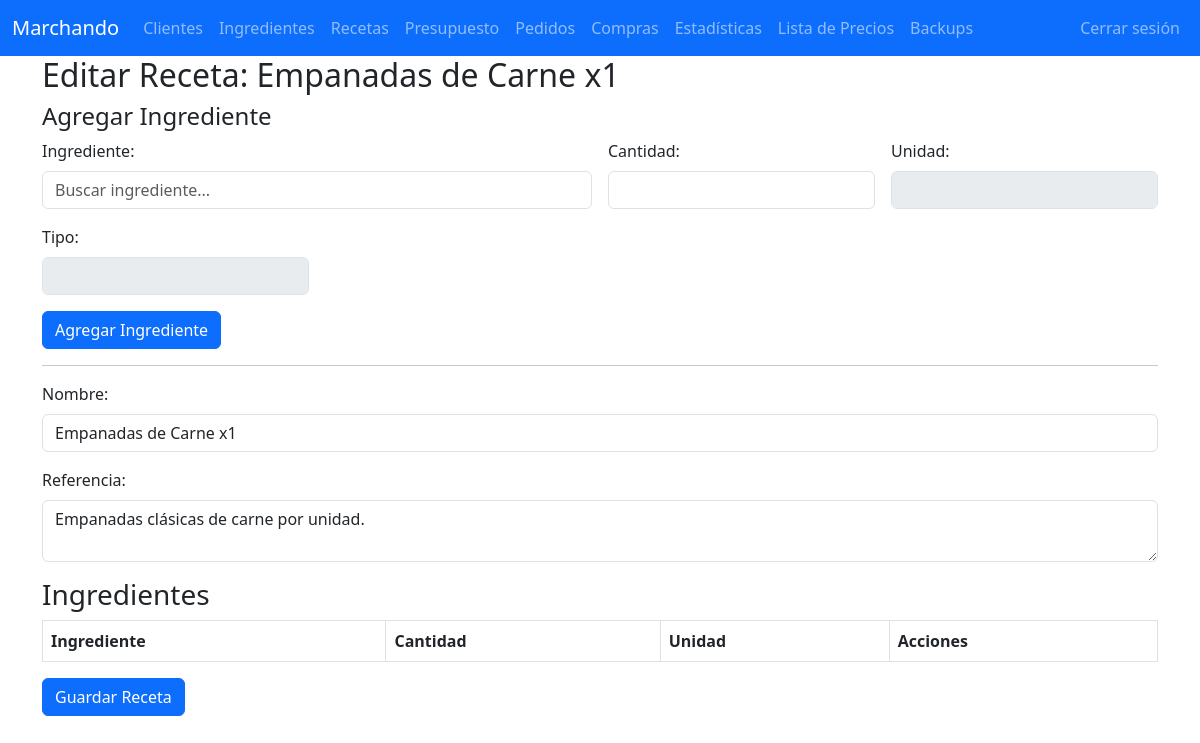
Page /modificar_receta/3 (signed in) on the earlier database version.
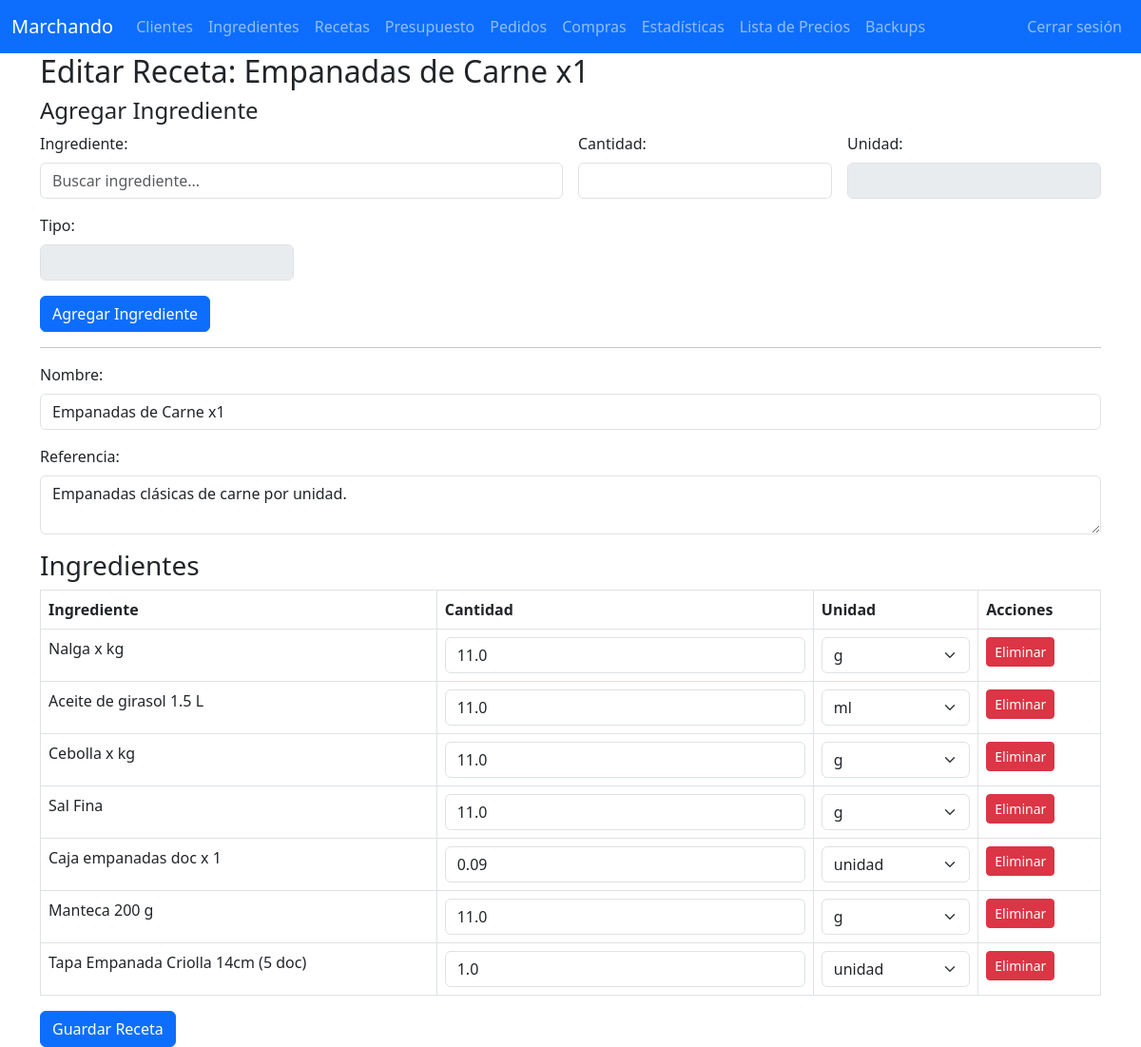
Same page on the later database version.
### tables this page shows
CREATE TABLE receta_ingredientes (
    id INTEGER PRIMARY KEY AUTOINCREMENT,
    receta_id INTEGER NOT NULL,
    ingrediente_id INTEGER NOT NULL,
    tipo TEXT,
    cantidad REAL NOT NULL,
    unidad TEXT NOT NULL,
    costo_unitario REAL,
    costo_total REAL,
    FOREIGN KEY (receta_id) REFERENCES recetas(id),
    FOREIGN KEY (ingrediente_id) REFERENCES ingredientes(id),
    UNIQUE(receta_id, ingrediente_id)
);

CREATE TABLE ingredientes (
    id INTEGER PRIMARY KEY AUTOINCREMENT,
    producto TEXT NOT NULL,
    tipo TEXT,
    referencia TEXT,
    cantidad TEXT,
    unidad TEXT,
    costo_total REAL,
    costo_unitario REAL,
    ultima_actualizacion TEXT, codigo_barra,
    UNIQUE(producto)
);

### app.py (the view)
@app.route('/modificar_receta/<int:id>', methods=['GET'])
@login_required
def modificar_receta(id):
    with get_conn() as conn:
        receta = conn.execute('SELECT * FROM recetas WHERE id = ?', (id,)).fetchone()
        ingredientes_receta = conn.execute('''
            SELECT ri.id as ri_id, i.id as ingrediente_id, i.producto, ri.cantidad, ri.unidad
            FROM receta_ingredientes ri
            JOIN ingredientes i ON ri.ingrediente_id = i.id
            WHERE receta_id = ?
        ''', (id,)).fetchall()
    return render_template('editar_receta.html', receta=receta, ingredientes=ingredientes_receta)

### app.py (called while the page is built)
def login_required(f):
    @wraps(f)
    def decorated_function(*args, **kwargs):
        if not session.get('logged_in'): # PRUEBAS LOCALES
            return redirect(url_for('login', next=request.path))
        return f(*args, **kwargs)
    return decorated_function

def get_conn():
    conn = sqlite3.connect(DB_NAME)
    conn.row_factory = sqlite3.Row
    return conn

### templates/editar_receta.html (shortened to what this page needs)
{% extends "base.html" %}
{% block content %}
<h2>Editar Receta: {{ receta.nombre }}</h2>
<h4>Agregar Ingrediente</h4>
<form method="POST" action="{{ url_for('agregar_ingrediente_receta', receta_id=receta.id) }}" class="row g-3">
  <div class="col-md-6">
    <label class="form-label">Ingrediente:</label>
    <input type="text" id="buscador" class="form-control" placeholder="Buscar ingrediente..." autocomplete="off">
  </div>
  <div class="col-md-3">
    <label class="form-label">Cantidad:</label>
    <input type="number" step="0.01" name="cantidad" class="form-control" required>
  </div>
  <div class="col-md-3">
    <label class="form-label">Unidad:</label>
    <input type="text" id="unidad_mostrada" class="form-control" disabled>
  </div>
  <div class="col-md-3">
    <label class="form-label">Tipo:</label>
    <input type="text" id="tipo_mostrado" class="form-control" disabled>
  </div>
  <div class="col-12">
    <button type="submit" class="btn btn-primary">Agregar Ingrediente</button>
  </div>
</form>
<hr>
<form method="POST" action="{{ url_for('actualizar_receta', id=receta.id) }}">
  <div class="mb-3">
    <label for="nombre" class="form-label">Nombre:</label>
    <input type="text" class="form-control" id="nombre" name="nombre" value="{{ receta.nombre }}" required>
  </div>
  <div class="mb-3">
    <label for="referencia" class="form-label">Referencia:</label>
    <textarea class="form-control" id="referencia" name="referencia">{{ receta.referencia }}</textarea>
  </div>
  <h3>Ingredientes</h3>
  <table class="table table-bordered">
    <thead>
      <tr>
        <th>Ingrediente</th>
        <th>Cantidad</th>
        <th>Unidad</th>
        <th>Acciones</th>
      </tr>
    </thead>
    <tbody>
      {% for i in ingredientes %}
      <tr>
        <td>{{ i.producto }}</td>
        <td>
          <input type="number" step="0.01" name="cantidad_{{ i.ri_id }}" value="{{ i.cantidad }}" class="form-control" required>
        </td>
        <td>
          <select name="unidad_{{ i.ri_id }}" class="form-select">
            <option value="g" {% if i.unidad == 'g' %}selected{% endif %}>g</option>
            <option value="ml" {% if i.unidad == 'ml' %}selected{% endif %}>ml</option>
            <option value="unidad" {% if i.unidad == 'unidad' %}selected{% endif %}>unidad</option>
          </select>
        </td>
        <td>
          <a href="{{ url_for('eliminar_ingrediente_receta', ri_id=i.ri_id, receta_id=receta.id) }}" class="btn btn-sm btn-danger">Eliminar</a>
        </td>
      </tr>
      {% endfor %}
    </tbody>
  </table>
  <button type="submit" class="btn btn-primary">Guardar Receta</button>
</form>
{% endblock %}

Differences in the rows shown:
added receta_ingredientes: producto "Nalga x kg", cantidad "11.0", unidad+id "g"
added receta_ingredientes: producto "Aceite de girasol 1.5 L", cantidad "11.0", unidad+id "ml"
added receta_ingredientes: producto "Cebolla x kg", cantidad "11.0", unidad+id "g"
added receta_ingredientes: producto "Sal Fina", cantidad "11.0", unidad+id "g"
added receta_ingredientes: producto "Caja empanadas doc x 1", cantidad "0.09", unidad+id "unidad"
added receta_ingredientes: producto "Manteca 200 g", cantidad "11.0", unidad+id "g"
added receta_ingredientes: producto "Tapa Empanada Criolla 14cm (5 doc)", cantidad "1.0", unidad+id "unidad"
